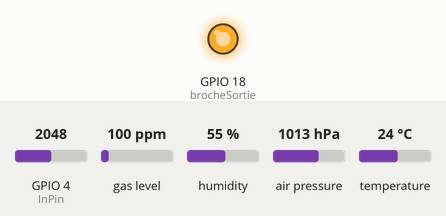
Bench run of a sketch on a simulated ESP32. Shown: output pins drawn as LEDs (lit = HIGH). Inputs (shaded band) come from the test bench; at power-on: GPIO 4 (InPin) = 2048, gas level 100 ppm, humidity 55 %, air pressure 1013 hPa, temperature 24 °C. What the sketch prints to the serial monitor is not drawn.

Above: at 0.2 s.
Timing chart, 0 to 1.7 s (numbered marks = the images above):
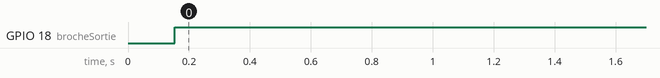

The sketch:

PoC_sensors.ino
```cpp
#include <Wire.h>
#include <Adafruit_Sensor.h>
#include "Adafruit_BME680.h"

#define SEALEVELPRESSURE_HPA (1018)

Adafruit_BME680 bme;

const int InPin = 4;  // Analog input pin that the potentiometer is attached to
const int brocheSortie = 18; // LED branchée à GPIO 18

int sensorValue = 0;        // value read from the pot


void setup() {

ledcAttachPin(brocheSortie, 0); //broche 18 associée au canal PWM 0
ledcSetup(0, 5000, 12); // canal = 0, frequence = 5000 Hz, resolution = 12 bits
pinMode(InPin, INPUT);
Serial.begin(9600);
while (!Serial);
Serial.println(F("BME680 test"));

if (!bme.begin()) {
Serial.println("Could not find a valid BME680 sensor, check wiring!");
while (1);
}

// Set up oversampling and filter initialization
bme.setTemperatureOversampling(BME680_OS_8X);
bme.setHumidityOversampling(BME680_OS_2X);
bme.setPressureOversampling(BME680_OS_4X);
bme.setIIRFilterSize(BME680_FILTER_SIZE_3);
bme.setGasHeater(320, 150); // 320*C for 150 ms
}

void loop() {
if (! bme.performReading()) {
Serial.println("Failed to perform reading :(");
return;
}
sensorValue = analogRead(InPin);

if(bme.gas_resistance >= 160000) {
ledcWrite(0, 200);
}
if(bme.gas_resistance >= 150000 && bme.gas_resistance <= 160000) {
ledcWrite(0, 2000);
}
if(bme.gas_resistance <= 150000) {
ledcWrite(0, 4095);
}
  // print the results to the Serial Monitor:
Serial.println(bme.temperature);

Serial.println(bme.humidity);

Serial.println(bme.gas_resistance);

Serial.println(sensorValue);

delay(1000);
}
```

Measured:
- by itself, GPIO 18 (brocheSortie): LOW → HIGH at 0.15 s
